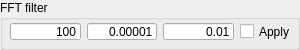
         <widget class="QGroupBox" name="groupBox_11">
          <property name="sizePolicy">
           <sizepolicy hsizetype="Fixed" vsizetype="Preferred">
            <horstretch>0</horstretch>
            <verstretch>0</verstretch>
           </sizepolicy>
          </property>
          <property name="minimumSize">
           <size>
            <width>300</width>
            <height>50</height>
           </size>
          </property>
          <property name="maximumSize">
           <size>
            <width>300</width>
            <height>50</height>
           </size>
          </property>
          <property name="title">
           <string>FFT filter</string>
          </property>
          <widget class="QLineEdit" name="EditLine_FilterLowFreqEdge">
           <property name="geometry">
            <rect>
             <x>87</x>
             <y>23</y>
             <width>70</width>
             <height>17</height>
            </rect>
           </property>
           <property name="text">
            <string>0.00001</string>
           </property>
           <property name="alignment">
            <set>Qt::AlignRight|Qt::AlignTrailing|Qt::AlignVCenter</set>
           </property>
          </widget>
          <widget class="QLineEdit" name="EditLine_FilterHighFreqEdge">
           <property name="geometry">
            <rect>
             <x>163</x>
             <y>23</y>
             <width>71</width>
             <height>17</height>
            </rect>
           </property>
           <property name="text">
            <string>0.01</string>
           </property>
           <property name="alignment">
            <set>Qt::AlignRight|Qt::AlignTrailing|Qt::AlignVCenter</set>
           </property>
          </widget>
          <widget class="QCheckBox" name="CheckBox_ApplyFFTFilter">
           <property name="geometry">
            <rect>
             <x>240</x>
             <y>23</y>
             <width>50</width>
             <height>17</height>
            </rect>
           </property>
           <property name="text">
            <string>Apply</string>
           </property>
          </widget>
          <widget class="QLineEdit" name="EditLine_FilterPointsToCut">
           <property name="geometry">
            <rect>
             <x>10</x>
             <y>23</y>
             <width>71</width>
             <height>17</height>
            </rect>
           </property>
           <property name="text">
            <string>100</string>
           </property>
           <property name="alignment">
            <set>Qt::AlignRight|Qt::AlignTrailing|Qt::AlignVCenter</set>
           </property>
          </widget>
         </widget>
